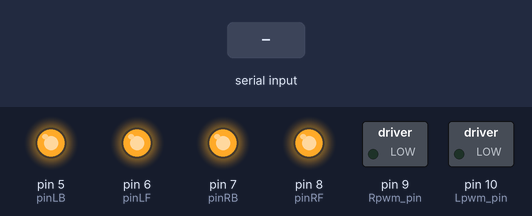
Recording of a sketch running on a simulated Arduino Uno, built with avr-gcc and run on an emulated ATmega328P. Shown: switched loads named in the sketch (green lamp = pin HIGH), output pins drawn as LEDs (lit = HIGH). The inputs (shaded band) are chosen by the test bench.

Above: at 1.2 s.
1.3 s: "U" received over Serial
At 2.5 s:
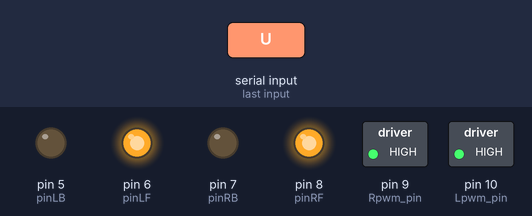
2.8 s: "D" received over Serial
At 3.7 s:
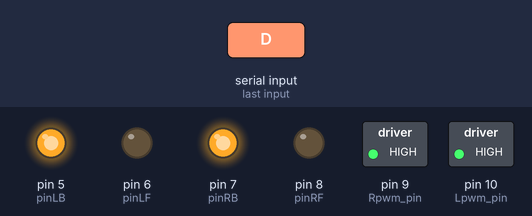
4.3 s: "L" received over Serial
At 4.9 s:
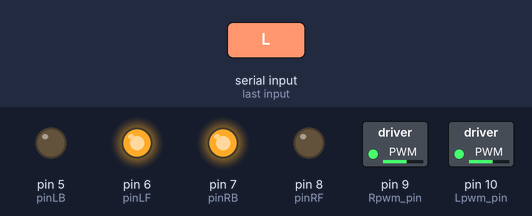
5.8 s: "R" received over Serial
At 7.0 s:
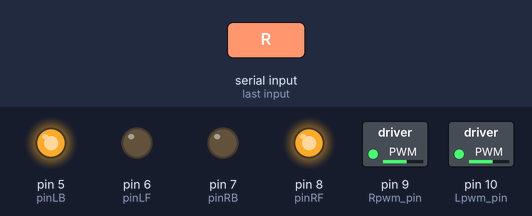
7.3 s: "S" received over Serial
At 8.3 s:
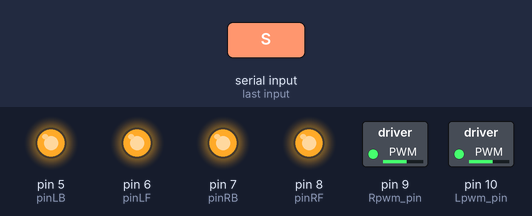
8.8 s: "U" received over Serial
At 9.5 s:
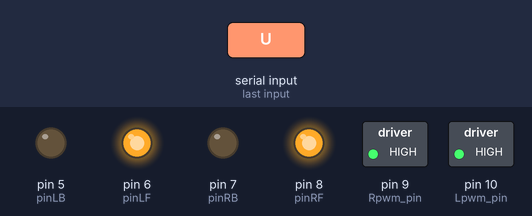
Timing chart, 0 to 11.3 s (numbered marks = the images above; inputs shaded):
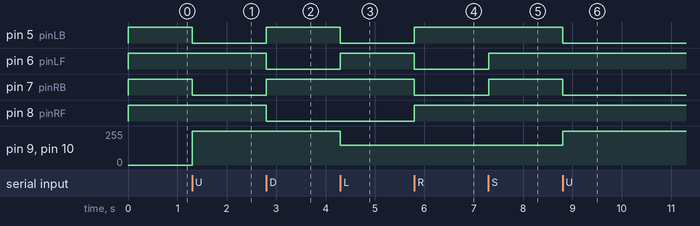

Measured:
- after the input at 1.3 s, pin 5 (pinLB), pin 7 (pinRB): HIGH → LOW at once; pin 9 (Rpwm_pin), pin 10 (Lpwm_pin): 0/255 → 255/255 at once
- after the input at 2.8 s, pin 5 (pinLB), pin 7 (pinRB): LOW → HIGH at once; pin 6 (pinLF), pin 8 (pinRF): HIGH → LOW at once
- after the input at 4.3 s, pin 5 (pinLB): HIGH → LOW at once; pin 6 (pinLF): LOW → HIGH at once; pin 9 (Rpwm_pin), pin 10 (Lpwm_pin): 255/255 → 150/255 at once
- after the input at 5.8 s, pin 5 (pinLB), pin 8 (pinRF): LOW → HIGH at once; pin 6 (pinLF), pin 7 (pinRB): HIGH → LOW at once
- after the input at 7.3 s, pin 6 (pinLF), pin 7 (pinRB): LOW → HIGH at once
- after the input at 8.8 s, pin 5 (pinLB), pin 7 (pinRB): HIGH → LOW at once; pin 9 (Rpwm_pin), pin 10 (Lpwm_pin): 150/255 → 255/255 at once

The sketch:

Control_Remoto_BT.ino
```cpp
unsigned char Bluetooth_val;       //defining variable val
#define Lpwm_pin  10     //adjusting speed
#define Rpwm_pin  9    //adjusting speed  //
int pinLB=5;     // defining pin2 left rear
int pinLF=6;     // defining pin4 left front
int pinRB=7;    // defining pin7 right rear
int pinRF=8;    // defining pin8 right front
unsigned char GLpwm_val = 150;
unsigned char GRpwm_val = 150;
unsigned char RLpwm_val = 255;
unsigned char RRpwm_val = 255;
int Car_state=0;
void M_Control_IO_config(void)
{
  pinMode(pinLB,OUTPUT); // pin 2
  pinMode(pinLF,OUTPUT); // pin 4
  pinMode(pinRB,OUTPUT); // pin 7
  pinMode(pinRF,OUTPUT); // pin 8
  pinMode(Lpwm_pin,OUTPUT); // pin 11 (PWM)
  pinMode(Rpwm_pin,OUTPUT); // pin 10 (PWM)
}
void Set_Speed(unsigned char Left,unsigned char Right)
{
  analogWrite(Lpwm_pin,Left);
  analogWrite(Rpwm_pin,Right);
}
void advance()     //  going forward
    {
     Set_Speed (RLpwm_val, RRpwm_val);
     digitalWrite(pinRB,LOW);  // making motor move towards right rear
     digitalWrite(pinRF,HIGH);
     digitalWrite(pinLB,LOW);  // making motor move towards left rear
     digitalWrite(pinLF,HIGH);
     Car_state = 1;
    }
void turnR()        //turning right(dual wheel)
    {
     Set_Speed (GLpwm_val, GRpwm_val);
     digitalWrite(pinRB,LOW);  //making motor move towards right rear
     digitalWrite(pinRF,HIGH);
     digitalWrite(pinLB,HIGH);
     digitalWrite(pinLF,LOW);  //making motor move towards left front
     Car_state = 4;
    }
void turnL()        //turning left(dual wheel)
    {
     Set_Speed (GLpwm_val, GRpwm_val);
     digitalWrite(pinRB,HIGH);
     digitalWrite(pinRF,LOW );   //making motor move towards right front
     digitalWrite(pinLB,LOW);   //making motor move towards left rear
     digitalWrite(pinLF,HIGH);
     Car_state = 3;
    }
void stopp()         //stop
    {
     digitalWrite(pinRB,HIGH);
     digitalWrite(pinRF,HIGH);
     digitalWrite(pinLB,HIGH);
     digitalWrite(pinLF,HIGH);
     Car_state = 5;
    }
void back()          //back up
    {
     Set_Speed (RLpwm_val, RRpwm_val);
     digitalWrite(pinRB,HIGH);  //making motor move towards right rear
     digitalWrite(pinRF,LOW);
     digitalWrite(pinLB,HIGH);  //making motor move towards left rear
     digitalWrite(pinLF,LOW);
     Car_state = 2;
    }

void setup()
{
   M_Control_IO_config();
   //Set_Speed(Lpwm_val,Rpwm_val);
   Serial.begin(9600);   //initialized serial port , using Bluetooth as serial port, setting baud at 9600
   stopp();
}
void loop()
{
   if(Serial.available()) //to judge whether the serial port receives the data.
    {
     Bluetooth_val=Serial.read();  //reading (Bluetooth) data of serial port,giving the value of val;
    switch(Bluetooth_val)
     {
       case 'U':advance(); //UP
       break;
       case 'D': back();   //back
       break;
       case 'L':turnL();   //Left
       break;
       case 'R':turnR();  //Right
       break;
       case 'S':stopp();    //stop
       break;
     }
    }
}
```
